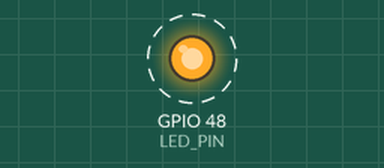
Simulated run of this program. Board: ESP32. Shown: output pins drawn as LEDs (lit = HIGH). Dashed ring = blinking. What the program prints to the serial monitor is not drawn.

Above: at 0.5 s.
Timing chart, 0 to 4.6 s (numbered marks = the images above):
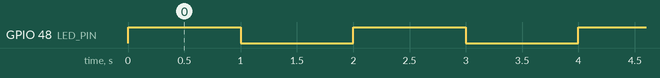

The program:

main.cpp
```cpp
#include <Arduino.h>

#define LED_PIN        48
#define BLINK_HALF_MS  1000   // on time = off time

void led_blinky(void *pvParameters) {
  pinMode(LED_PIN, OUTPUT);
  bool ledOn = false;
  TickType_t lastWake = xTaskGetTickCount();

  while (true) {
    ledOn = !ledOn;
    digitalWrite(LED_PIN, ledOn ? HIGH : LOW);
    Serial.printf("[%8lu ms] LED %s\n", millis(), ledOn ? "ON" : "OFF");

    // Fixed period: wake-up time does not drift with the work done in the loop
    vTaskDelayUntil(&lastWake, pdMS_TO_TICKS(BLINK_HALF_MS));
  }
}

void setup() {
  Serial.begin(115200);
  xTaskCreate(led_blinky, "LED Blinky", 2048, NULL, 2, NULL);
}

void loop() {
  vTaskDelay(portMAX_DELAY);
}
```

Measured:
- by itself, GPIO 48 (LED_PIN): alternates HIGH for 1.0 s and LOW for 1.0 s
